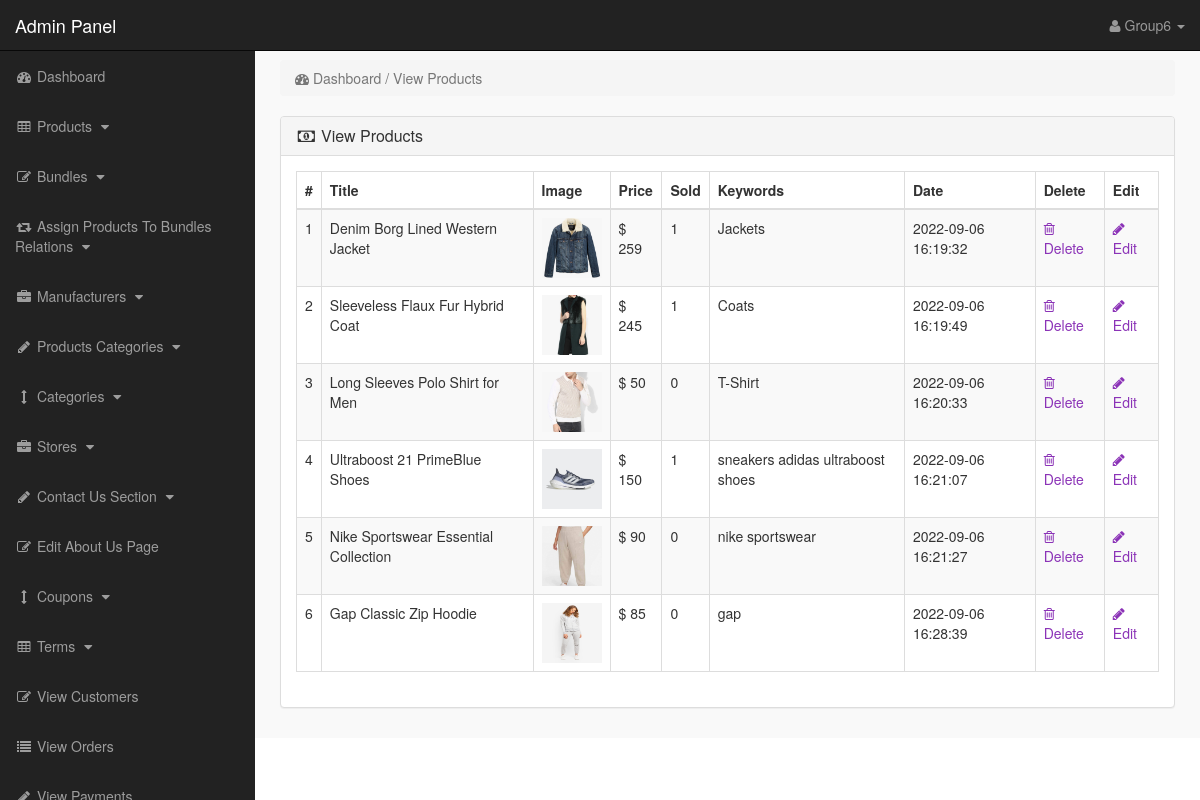
/admin_area/index.php?view_products (signed in), run on the app's committed database.
### tables this page shows
CREATE TABLE `products` (
  `product_id` int(10) NOT NULL,
  `p_cat_id` int(10) NOT NULL,
  `cat_id` int(10) NOT NULL,
  `manufacturer_id` int(10) NOT NULL,
  `date` timestamp NOT NULL DEFAULT current_timestamp() ON UPDATE current_timestamp(),
  `product_title` text NOT NULL,
  `product_url` text NOT NULL,
  `product_img1` text NOT NULL,
  `product_img2` text NOT NULL,
  `product_img3` text NOT NULL,
  `product_price` int(10) NOT NULL,
  `product_psp_price` int(100) NOT NULL,
  `product_desc` text NOT NULL,
  `product_features` text NOT NULL,
  `product_video` text NOT NULL,
  `product_keywords` text NOT NULL,
  `product_label` text NOT NULL,
  `status` varchar(255) NOT NULL
);

### admin_area/view_products.php (the view)
<?php
if(!isset($_SESSION['admin_email'])){
echo "<script>window.open('login.php','_self')</script>";
}
else {
?>
<div class="row">
<div class="col-lg-12" >
<ol class="breadcrumb" >
<li class="active" >
<i class="fa fa-dashboard"></i> Dashboard / View Products
</li>
</ol>
</div>
</div>
<div class="row" >
<div class="col-lg-12" >
<div class="panel panel-default" >
<div class="panel-heading" >
<h3 class="panel-title" >
<i class="fa fa-money fa-fw" ></i> View Products
</h3>
</div>
<div class="panel-body" >
<div class="table-responsive" >
<table class="table table-bordered table-hover table-striped" >
<thead>
<tr>
<th>#</th>
<th>Title</th>
<th>Image</th>
<th>Price</th>
<th>Sold</th>
<th>Keywords</th>
<th>Date</th>
<th>Delete</th>
<th>Edit</th>
</tr>
</thead>
<tbody>
<?php
$i = 0;
$get_pro = "select * from products where status='product'";
$run_pro = mysqli_query($con,$get_pro);
while($row_pro=mysqli_fetch_array($run_pro)){
$pro_id = $row_pro['product_id'];
$pro_title = $row_pro['product_title'];
$pro_image = $row_pro['product_img1'];
$pro_price = $row_pro['product_price'];
$pro_keywords = $row_pro['product_keywords'];
$pro_date = $row_pro['date'];
$i++;
?>
<tr>
<td><?php echo $i; ?></td>
<td><?php echo $pro_title; ?></td>
<td><img src="product_images/<?php echo $pro_image; ?>" width="60" height="60"></td>
<td>$ <?php echo $pro_price; ?></td>
<td>
<?php
$get_sold = "select * from pending_orders where product_id='$pro_id'";
$run_sold = mysqli_query($con,$get_sold);
$count = mysqli_num_rows($run_sold);
echo $count;
?>
</td>
<td> <?php echo $pro_keywords; ?> </td>
<td><?php echo $pro_date; ?></td>
<td>
<a href="index.php?delete_product=<?php echo $pro_id; ?>">
<i class="fa fa-trash-o"> </i> Delete
</a>
</td>
<td>
<a href="index.php?edit_product=<?php echo $pro_id; ?>">
<i class="fa fa-pencil"> </i> Edit
</a>
</td>
</tr>
<?php } ?>
</tbody>
</table>
</div>
</div>
</div>
</div>
</div>
<?php } ?>

### admin_area/includes/sidebar.php (shortened to what this page needs)
<?php
if(!isset($_SESSION['admin_email'])){
echo "<script>window.open('login.php','_self')</script>";
}
else {
?>
<nav class="navbar navbar-inverse navbar-fixed-top" >
<div class="navbar-header" >
<a class="navbar-brand" href="index.php?dashboard" >Admin Panel</a>
</div>
<ul class="nav navbar-right top-nav" >
<li class="dropdown" >
<a href="#" class="dropdown-toggle" data-toggle="dropdown" >
<i class="fa fa-user" ></i>
<?php echo $admin_name; ?> <b class="caret" ></b>
</a>
</li>
</ul>
<div class="collapse navbar-collapse navbar-ex1-collapse">
<ul class="nav navbar-nav side-nav">
<li>
<a href="index.php?dashboard">
<i class="fa fa-fw fa-dashboard"></i> Dashboard
</a>
</li>
<li>
<a href="#" data-toggle="collapse" data-target="#products">
<i class="fa fa-fw fa-table"></i> Products
<i class="fa fa-fw fa-caret-down"></i>
</a>
</li>
<li>
<a href="#" data-toggle="collapse" data-target="#bundles">
<i class="fa fa-fw fa-edit"></i> Bundles
<i class="fa fa-fw fa-caret-down"></i>
</a>
</li>
<li>
<a href="#" data-toggle="collapse" data-target="#relations">
<i class="fa fa-fw fa-retweet"></i> Assign Products To Bundles Relations
<i class="fa fa-fw fa-caret-down"></i>
</a>
</li>
<li>
<a href="#" data-toggle="collapse" data-target="#manufacturers">
<i class="fa fa-fw fa-briefcase"></i> Manufacturers
<i class="fa fa-fw fa-caret-down"></i>
</a>
</li>
<li>
<a href="#" data-toggle="collapse" data-target="#p_cat">
<i class="fa fa-fw fa-pencil"></i> Products Categories
<i class="fa fa-fw fa-caret-down"></i>
</a>
</li>
<li>
<a href="#" data-toggle="collapse" data-target="#cat">
<i class="fa fa-fw fa-arrows-v"></i> Categories
<i class="fa fa-fw fa-caret-down"></i>
</a>
</li>
<li>
<a href="#" data-toggle="collapse" data-target="#store">
<i class="fa fa-fw fa-briefcase"></i> Stores
<i class="fa fa-fw fa-caret-down"></i>
</a>
</li>
<li>
<a href="#" data-toggle="collapse" data-target="#contact_us">
<i class="fa fa-fw fa-pencil"> </i> Contact Us Section
<i class="fa fa-fw fa-caret-down"></i>
</a>
</li>
<li>
<a href="index.php?edit_about_us">
<i class="fa fa-fw fa-edit"></i> Edit About Us Page
</a>
</li>
<li>
<a href="#" data-toggle="collapse" data-target="#coupons">
<i class="fa fa-fw fa-arrows-v"></i> Coupons
<i class="fa fa-fw fa-caret-down"></i>
</a>
</li>
<li>
<a href="#" data-toggle="collapse" data-target="#terms" >
<i class="fa fa-fw fa-table"></i> Terms
<i class="fa fa-fw fa-caret-down"></i>
</a>
</li>
<li>
<a href="index.php?view_customers">
<i class="fa fa-fw fa-edit"></i> View Customers
</a>
</li>
<li>
<a href="index.php?view_orders">
<i class="fa fa-fw fa-list"></i> View Orders
</a>
</li>
<li>
<a href="index.php?view_payments">
<i class="fa fa-fw fa-pencil"></i> View Payments
</a>
</li>
</ul>
</div>
</nav>
<?php } ?>

### admin_area/css/style.css (style rules this page uses)
body { margin-top:100px; }
@media (min-width: 768px) { body { margin-top:50px; } }
.top-nav { padding:0 15px; }
.top-nav>li { display:inline-block; float:left; }
.top-nav>li>a { padding-top:15px; padding-bottom:15px; line-height:20px; color:#999; }
@media (min-width: 768px) { .side-nav { position:fixed; top:51px; width:255px; border-radius:0; overflow-y:auto; background-color: #222; bottom:0; overflow-x:hidden; padding-bottom:40px; } }
@media (min-width: 768px) { .side-nav>li>a { width:255px; } }
.panel-body { border-radius:5px; }

### data on the page
products: product_title "Denim Borg Lined Western Jacket", product_img1 (picture), product_price "259", count "1", product_keywords "Jackets", date "2022-09-06 16:19:32"
products: product_title "Sleeveless Flaux Fur Hybrid Coat", product_img1 (picture), product_price "245", count "1", product_keywords "Coats", date "2022-09-06 16:19:49"
products: product_title "Long Sleeves Polo Shirt for Men", product_img1 (picture), product_price "50", count "0", product_keywords "T-Shirt", date "2022-09-06 16:20:33"
products: product_title "Ultraboost 21 PrimeBlue Shoes", product_img1 (picture), product_price "150", count "1", product_keywords "sneakers adidas ultraboost shoes", date "2022-09-06 16:21:07"
products: product_title "Nike Sportswear Essential Collection", product_img1 (picture), product_price "90", count "0", product_keywords "nike sportswear", date "2022-09-06 16:21:27"
products: product_title "Gap Classic Zip Hoodie", product_img1 (picture), product_price "85", count "0", product_keywords "gap", date "2022-09-06 16:28:39"

### other printed values
$admin_name "Group6"
